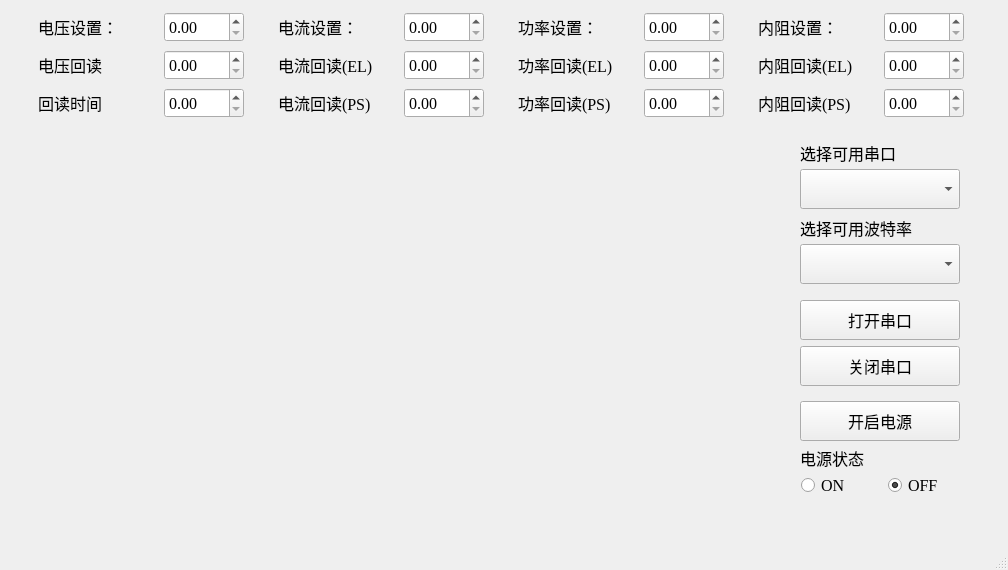
<?xml version="1.0" encoding="UTF-8"?>
<ui version="4.0">
 <class>SerialPortCommunication</class>
 <widget class="QMainWindow" name="SerialPortCommunication">
  <property name="geometry">
   <rect>
    <x>0</x>
    <y>0</y>
    <width>1008</width>
    <height>570</height>
   </rect>
  </property>
  <property name="font">
   <font>
    <family>Times New Roman</family>
    <pointsize>12</pointsize>
   </font>
  </property>
  <property name="windowTitle">
   <string>SerialPortCommunication</string>
  </property>
  <widget class="QWidget" name="centralwidget">
   <widget class="QWidget" name="layoutWidget_3">
    <property name="geometry">
     <rect>
      <x>800</x>
      <y>300</y>
      <width>162</width>
      <height>88</height>
     </rect>
    </property>
    <layout class="QVBoxLayout" name="verticalLayout_7">
     <item>
      <widget class="QPushButton" name="openSerialPort">
       <property name="minimumSize">
        <size>
         <width>160</width>
         <height>40</height>
        </size>
       </property>
       <property name="maximumSize">
        <size>
         <width>160</width>
         <height>40</height>
        </size>
       </property>
       <property name="text">
        <string>打开串口</string>
       </property>
      </widget>
     </item>
     <item>
      <widget class="QPushButton" name="closeSerialPort">
       <property name="minimumSize">
        <size>
         <width>160</width>
         <height>40</height>
        </size>
       </property>
       <property name="maximumSize">
        <size>
         <width>160</width>
         <height>40</height>
        </size>
       </property>
       <property name="text">
        <string>关闭串口</string>
       </property>
      </widget>
     </item>
    </layout>
   </widget>
   <widget class="QWidget" name="layoutWidget_4">
    <property name="geometry">
     <rect>
      <x>800</x>
      <y>140</y>
      <width>164</width>
      <height>147</height>
     </rect>
    </property>
    <layout class="QVBoxLayout" name="verticalLayout_8">
     <item>
      <layout class="QVBoxLayout" name="verticalLayout_5">
       <item>
        <widget class="QLabel" name="label_13">
         <property name="minimumSize">
          <size>
           <width>160</width>
           <height>20</height>
          </size>
         </property>
         <property name="maximumSize">
          <size>
           <width>160</width>
           <height>20</height>
          </size>
         </property>
         <property name="sizeIncrement">
          <size>
           <width>160</width>
           <height>20</height>
          </size>
         </property>
         <property name="text">
          <string>选择可用串口</string>
         </property>
        </widget>
       </item>
       <item>
        <widget class="QComboBox" name="serialNameBox">
         <property name="minimumSize">
          <size>
           <width>160</width>
           <height>40</height>
          </size>
         </property>
         <property name="maximumSize">
          <size>
           <width>160</width>
           <height>40</height>
          </size>
         </property>
        </widget>
       </item>
      </layout>
     </item>
     <item>
      <layout class="QVBoxLayout" name="verticalLayout_6">
       <item>
        <widget class="QLabel" name="label_14">
         <property name="minimumSize">
          <size>
           <width>160</width>
           <height>20</height>
          </size>
         </property>
         <property name="maximumSize">
          <size>
           <width>160</width>
           <height>20</height>
          </size>
         </property>
         <property name="text">
          <string>选择可用波特率</string>
         </property>
        </widget>
       </item>
       <item>
        <widget class="QComboBox" name="serialBaudRateBox">
         <property name="minimumSize">
          <size>
           <width>160</width>
           <height>40</height>
          </size>
         </property>
         <property name="maximumSize">
          <size>
           <width>160</width>
           <height>40</height>
          </size>
         </property>
        </widget>
       </item>
      </layout>
     </item>
    </layout>
   </widget>
   <widget class="QWidget" name="layoutWidget_2">
    <property name="geometry">
     <rect>
      <x>800</x>
      <y>400</y>
      <width>170</width>
      <height>96</height>
     </rect>
    </property>
    <layout class="QVBoxLayout" name="verticalLayout_9">
     <item>
      <widget class="QPushButton" name="pushButton">
       <property name="minimumSize">
        <size>
         <width>160</width>
         <height>40</height>
        </size>
       </property>
       <property name="maximumSize">
        <size>
         <width>160</width>
         <height>40</height>
        </size>
       </property>
       <property name="text">
        <string>开启电源</string>
       </property>
      </widget>
     </item>
     <item>
      <widget class="QLabel" name="label_12">
       <property name="minimumSize">
        <size>
         <width>160</width>
         <height>20</height>
        </size>
       </property>
       <property name="maximumSize">
        <size>
         <width>160</width>
         <height>20</height>
        </size>
       </property>
       <property name="text">
        <string>电源状态</string>
       </property>
      </widget>
     </item>
     <item>
      <layout class="QHBoxLayout" name="horizontalLayout_13">
       <item>
        <widget class="QRadioButton" name="rbton">
         <property name="minimumSize">
          <size>
           <width>80</width>
           <height>20</height>
          </size>
         </property>
         <property name="maximumSize">
          <size>
           <width>80</width>
           <height>20</height>
          </size>
         </property>
         <property name="text">
          <string>ON</string>
         </property>
        </widget>
       </item>
       <item>
        <widget class="QRadioButton" name="rbtoff">
         <property name="minimumSize">
          <size>
           <width>80</width>
           <height>20</height>
          </size>
         </property>
         <property name="maximumSize">
          <size>
           <width>80</width>
           <height>20</height>
          </size>
         </property>
         <property name="text">
          <string>OFF</string>
         </property>
         <property name="checked">
          <bool>true</bool>
         </property>
        </widget>
       </item>
      </layout>
     </item>
    </layout>
   </widget>
   <widget class="QWidget" name="layoutWidget">
    <property name="geometry">
     <rect>
      <x>10</x>
      <y>10</y>
      <width>986</width>
      <height>113</height>
     </rect>
    </property>
    <layout class="QHBoxLayout" name="horizontalLayout_14">
     <item>
      <layout class="QVBoxLayout" name="verticalLayout">
       <item>
        <layout class="QHBoxLayout" name="horizontalLayout">
         <item>
          <widget class="QLabel" name="label">
           <property name="minimumSize">
            <size>
             <width>120</width>
             <height>30</height>
            </size>
           </property>
           <property name="maximumSize">
            <size>
             <width>120</width>
             <height>30</height>
            </size>
           </property>
           <property name="text">
            <string>电压设置：</string>
           </property>
          </widget>
         </item>
         <item>
          <widget class="QDoubleSpinBox" name="volInput">
           <property name="minimumSize">
            <size>
             <width>80</width>
             <height>30</height>
            </size>
           </property>
           <property name="maximumSize">
            <size>
             <width>80</width>
             <height>30</height>
            </size>
           </property>
          </widget>
         </item>
        </layout>
       </item>
       <item>
        <layout class="QHBoxLayout" name="horizontalLayout_2">
         <item>
          <widget class="QLabel" name="label_2">
           <property name="minimumSize">
            <size>
             <width>120</width>
             <height>30</height>
            </size>
           </property>
           <property name="maximumSize">
            <size>
             <width>120</width>
             <height>30</height>
            </size>
           </property>
           <property name="text">
            <string>电压回读</string>
           </property>
          </widget>
         </item>
         <item>
          <widget class="QDoubleSpinBox" name="volOuput">
           <property name="minimumSize">
            <size>
             <width>80</width>
             <height>30</height>
            </size>
           </property>
           <property name="maximumSize">
            <size>
             <width>80</width>
             <height>30</height>
            </size>
           </property>
          </widget>
         </item>
        </layout>
       </item>
       <item>
        <layout class="QHBoxLayout" name="horizontalLayout_3">
         <item>
          <widget class="QLabel" name="label_15">
           <property name="minimumSize">
            <size>
             <width>120</width>
             <height>30</height>
            </size>
           </property>
           <property name="maximumSize">
            <size>
             <width>120</width>
             <height>30</height>
            </size>
           </property>
           <property name="text">
            <string>回读时间</string>
           </property>
          </widget>
         </item>
         <item>
          <widget class="QDoubleSpinBox" name="backReadTime">
           <property name="minimumSize">
            <size>
             <width>80</width>
             <height>30</height>
            </size>
           </property>
           <property name="maximumSize">
            <size>
             <width>80</width>
             <height>30</height>
            </size>
           </property>
          </widget>
         </item>
        </layout>
       </item>
      </layout>
     </item>
     <item>
      <layout class="QVBoxLayout" name="verticalLayout_2">
       <item>
        <layout class="QHBoxLayout" name="horizontalLayout_4">
         <item>
          <widget class="QLabel" name="label_3">
           <property name="minimumSize">
            <size>
             <width>120</width>
             <height>30</height>
            </size>
           </property>
           <property name="maximumSize">
            <size>
             <width>120</width>
             <height>30</height>
            </size>
           </property>
           <property name="text">
            <string>电流设置：</string>
           </property>
          </widget>
         </item>
         <item>
          <widget class="QDoubleSpinBox" name="curInput">
           <property name="minimumSize">
            <size>
             <width>80</width>
             <height>30</height>
            </size>
           </property>
           <property name="maximumSize">
            <size>
             <width>80</width>
             <height>30</height>
            </size>
           </property>
          </widget>
         </item>
        </layout>
       </item>
       <item>
        <layout class="QHBoxLayout" name="horizontalLayout_5">
         <item>
          <widget class="QLabel" name="label_4">
           <property name="minimumSize">
            <size>
             <width>120</width>
             <height>30</height>
            </size>
           </property>
           <property name="maximumSize">
            <size>
             <width>120</width>
             <height>30</height>
            </size>
           </property>
           <property name="text">
            <string>电流回读(EL)</string>
           </property>
          </widget>
         </item>
         <item>
          <widget class="QDoubleSpinBox" name="curOuputEL">
           <property name="minimumSize">
            <size>
             <width>80</width>
             <height>30</height>
            </size>
           </property>
           <property name="maximumSize">
            <size>
             <width>80</width>
             <height>30</height>
            </size>
           </property>
          </widget>
         </item>
        </layout>
       </item>
       <item>
        <layout class="QHBoxLayout" name="horizontalLayout_6">
         <item>
          <widget class="QLabel" name="label_5">
           <property name="minimumSize">
            <size>
             <width>120</width>
             <height>30</height>
            </size>
           </property>
           <property name="maximumSize">
            <size>
             <width>120</width>
             <height>30</height>
            </size>
           </property>
           <property name="text">
            <string>电流回读(PS)</string>
           </property>
          </widget>
         </item>
         <item>
          <widget class="QDoubleSpinBox" name="curOuputPS">
           <property name="minimumSize">
            <size>
             <width>80</width>
             <height>30</height>
            </size>
           </property>
           <property name="maximumSize">
            <size>
             <width>80</width>
             <height>30</height>
            </size>
           </property>
          </widget>
         </item>
        </layout>
       </item>
      </layout>
     </item>
     <item>
      <layout class="QVBoxLayout" name="verticalLayout_3">
       <item>
        <layout class="QHBoxLayout" name="horizontalLayout_7">
         <item>
          <widget class="QLabel" name="label_6">
           <property name="minimumSize">
            <size>
             <width>120</width>
             <height>30</height>
            </size>
           </property>
           <property name="maximumSize">
            <size>
             <width>120</width>
             <height>30</height>
            </size>
           </property>
           <property name="text">
            <string>功率设置：</string>
           </property>
          </widget>
         </item>
         <item>
          <widget class="QDoubleSpinBox" name="powInput">
           <property name="minimumSize">
            <size>
             <width>80</width>
             <height>30</height>
            </size>
           </property>
           <property name="maximumSize">
            <size>
             <width>80</width>
             <height>30</height>
            </size>
           </property>
          </widget>
         </item>
        </layout>
       </item>
       <item>
        <layout class="QHBoxLayout" name="horizontalLayout_8">
         <item>
          <widget class="QLabel" name="label_7">
           <property name="minimumSize">
            <size>
             <width>120</width>
             <height>30</height>
            </size>
           </property>
           <property name="maximumSize">
            <size>
             <width>120</width>
             <height>30</height>
            </size>
           </property>
           <property name="text">
            <string>功率回读(EL)</string>
           </property>
          </widget>
         </item>
         <item>
          <widget class="QDoubleSpinBox" name="powOuputEL">
           <property name="minimumSize">
            <size>
             <width>80</width>
             <height>30</height>
            </size>
           </property>
           <property name="maximumSize">
            <size>
             <width>80</width>
             <height>30</height>
            </size>
           </property>
          </widget>
         </item>
        </layout>
       </item>
       <item>
        <layout class="QHBoxLayout" name="horizontalLayout_9">
         <item>
          <widget class="QLabel" name="label_8">
           <property name="minimumSize">
            <size>
             <width>120</width>
             <height>30</height>
            </size>
           </property>
           <property name="maximumSize">
            <size>
             <width>120</width>
             <height>30</height>
            </size>
           </property>
           <property name="text">
            <string>功率回读(PS)</string>
           </property>
          </widget>
         </item>
         <item>
          <widget class="QDoubleSpinBox" name="powOuputPS">
           <property name="minimumSize">
            <size>
             <width>80</width>
             <height>30</height>
            </size>
           </property>
           <property name="maximumSize">
            <size>
             <width>80</width>
             <height>30</height>
            </size>
           </property>
          </widget>
         </item>
        </layout>
       </item>
      </layout>
     </item>
     <item>
      <layout class="QVBoxLayout" name="verticalLayout_4">
       <item>
        <layout class="QHBoxLayout" name="horizontalLayout_10">
         <item>
          <widget class="QLabel" name="label_9">
           <property name="minimumSize">
            <size>
             <width>120</width>
             <height>30</height>
            </size>
           </property>
           <property name="maximumSize">
            <size>
             <width>120</width>
             <height>30</height>
            </size>
           </property>
           <property name="text">
            <string>内阻设置：</string>
           </property>
          </widget>
         </item>
         <item>
          <widget class="QDoubleSpinBox" name="RInput">
           <property name="minimumSize">
            <size>
             <width>80</width>
             <height>30</height>
            </size>
           </property>
           <property name="maximumSize">
            <size>
             <width>80</width>
             <height>30</height>
            </size>
           </property>
          </widget>
         </item>
        </layout>
       </item>
       <item>
        <layout class="QHBoxLayout" name="horizontalLayout_11">
         <item>
          <widget class="QLabel" name="label_10">
           <property name="minimumSize">
            <size>
             <width>120</width>
             <height>30</height>
            </size>
           </property>
           <property name="maximumSize">
            <size>
             <width>120</width>
             <height>30</height>
            </size>
           </property>
           <property name="text">
            <string>内阻回读(EL)</string>
           </property>
          </widget>
         </item>
         <item>
          <widget class="QDoubleSpinBox" name="ROuputEL">
           <property name="minimumSize">
            <size>
             <width>80</width>
             <height>30</height>
            </size>
           </property>
           <property name="maximumSize">
            <size>
             <width>80</width>
             <height>30</height>
            </size>
           </property>
          </widget>
         </item>
        </layout>
       </item>
       <item>
        <layout class="QHBoxLayout" name="horizontalLayout_12">
         <item>
          <widget class="QLabel" name="label_11">
           <property name="minimumSize">
            <size>
             <width>120</width>
             <height>30</height>
            </size>
           </property>
           <property name="maximumSize">
            <size>
             <width>120</width>
             <height>30</height>
            </size>
           </property>
           <property name="text">
            <string>内阻回读(PS)</string>
           </property>
          </widget>
         </item>
         <item>
          <widget class="QDoubleSpinBox" name="ROuputPS">
           <property name="minimumSize">
            <size>
             <width>80</width>
             <height>30</height>
            </size>
           </property>
           <property name="maximumSize">
            <size>
             <width>80</width>
             <height>30</height>
            </size>
           </property>
          </widget>
         </item>
        </layout>
       </item>
      </layout>
     </item>
    </layout>
   </widget>
  </widget>
  <widget class="QMenuBar" name="menubar">
   <property name="geometry">
    <rect>
     <x>0</x>
     <y>0</y>
     <width>1008</width>
     <height>25</height>
    </rect>
   </property>
  </widget>
  <widget class="QStatusBar" name="statusbar"/>
 </widget>
 <resources/>
 <connections/>
</ui>
